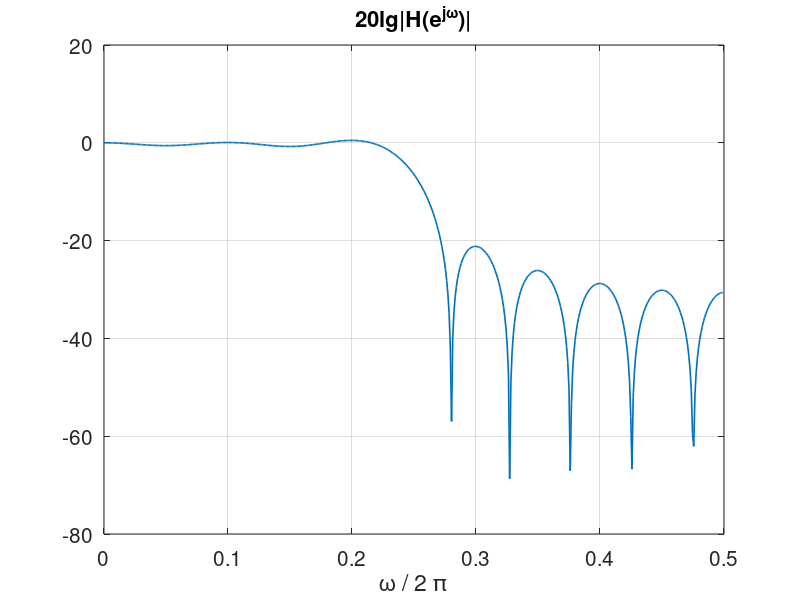
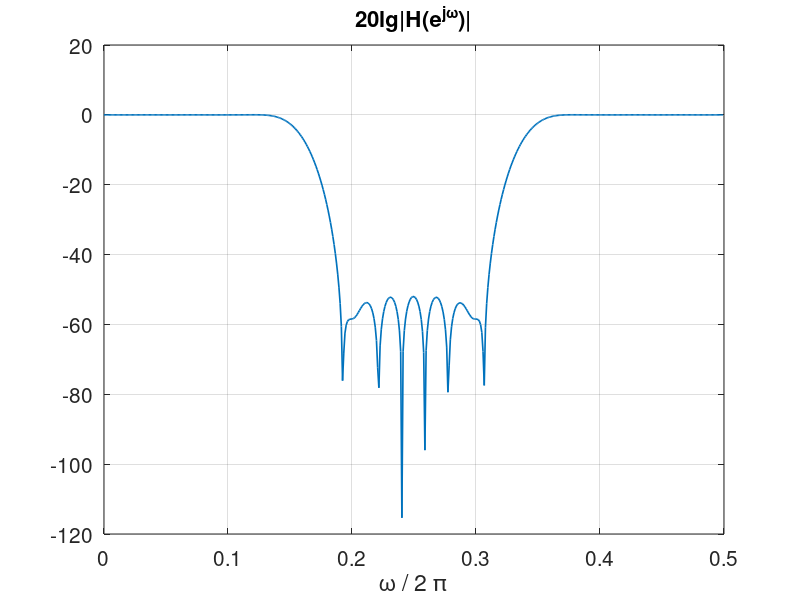

Here is the MATLAB script that generated these plots, in order:
    wc = 0.5 * pi;
    N1 = 21        
    n1 = 0:1:N1-1;
    h1 = fir1(N1-1, wc/pi, boxcar(N1));
    [H1, w1] = freqz(h1);
    f1 = figure(1);
    set(gcf,'outerposition',get(0,'screensize'));
    plot(w1/2/pi, 20*log10(abs(H1)), 'Linewidth', 1.2);
    grid on;
    xlabel('\omega / 2 \pi', 'Fontsize', 16);
    set(gca,'FontSize',15);
    title('20lg|H(e^{j\omega})|', 'Fontsize', 16);
    saveas(f1,'0001','png');
    h=fir1(54,[0.31875*pi/pi,0.68125*pi/pi],'stop');
    [H,W]=freqz(h); 
    f2 = figure(2);
    set(gcf,'outerposition',get(0,'screensize'));
    plot(W/2/pi,20*log10(abs(H)), 'Linewidth', 1.2);
    grid on;
    xlabel('\omega / 2 \pi', 'Fontsize', 16);
    set(gca,'FontSize',15);
    title('20lg|H(e^{j\omega})|', 'Fontsize', 16);
    saveas(f2,'0002','png');